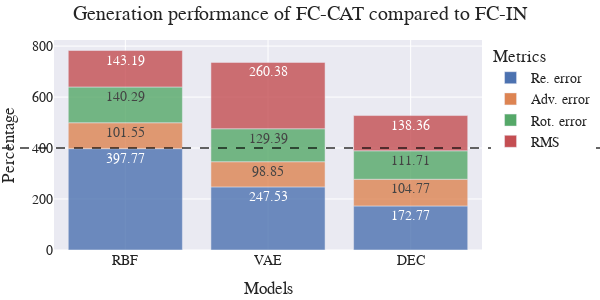

Source (notebook cell):
### Code cell
keys = list(comp_df.keys())
x = [k for k in keys for i in range(4)]
y = []
for k in keys:
    y += [comp_df[k][metric][0][0] for metric in METRICS]
df_formatted = dict(Models=x, Percentage=y, Metrics=METRICS_RENAME*len(keys))
fig = plot_bar(results=df_formatted, title="Generation performance of FC-CAT compared to FC-IN", 
        width=600, add_hline=True, annotation_text="")
save_plot(fig, "img/ref/FC-IN_vs_FC-CAT.svg")
fig.show()

### Figure 1 — Plotly figure (JSON) as saved in the notebook; plotly's stock layout.template omitted (floating-point values rounded to 4 significant figures)
{"data": [{"alignmentgroup": "True", "hovertemplate": "Metrics=Re. error<br>Models=%{x}<br>Percentage=%{text}<extra></extra>", "legendgroup": "Re. error", "marker": {"color": "rgb(76,114,176)", "opacity": 0.8, "pattern": {"shape": ""}}, "name": "Re. error", "offsetgroup": "Re. error", "orientation": "v", "showlegend": true, "text": [397.8, 247.5, 172.8], "textposition": "auto", "type": "bar", "x": ["RBF", "VAE", "DEC"], "xaxis": "x", "y": [397.8, 247.5, 172.8], "yaxis": "y"}, {"alignmentgroup": "True", "hovertemplate": "Metrics=Adv. error<br>Models=%{x}<br>Percentage=%{text}<extra></extra>", "legendgroup": "Adv. error", "marker": {"color": "rgb(221,132,82)", "opacity": 0.8, "pattern": {"shape": ""}}, "name": "Adv. error", "offsetgroup": "Adv. error", "orientation": "v", "showlegend": true, "text": [101.5, 98.85, 104.8], "textposition": "auto", "type": "bar", "x": ["RBF", "VAE", "DEC"], "xaxis": "x", "y": [101.5, 98.85, 104.8], "yaxis": "y"}, {"alignmentgroup": "True", "hovertemplate": "Metrics=Rot. error<br>Models=%{x}<br>Percentage=%{text}<extra></extra>", "legendgroup": "Rot. error", "marker": {"color": "rgb(85,168,104)", "opacity": 0.8, "pattern": {"shape": ""}}, "name": "Rot. error", "offsetgroup": "Rot. error", "orientation": "v", "showlegend": true, "text": [140.3, 129.4, 111.7], "textposition": "auto", "type": "bar", "x": ["RBF", "VAE", "DEC"], "xaxis": "x", "y": [140.3, 129.4, 111.7], "yaxis": "y"}, {"alignmentgroup": "True", "hovertemplate": "Metrics=RMS<br>Models=%{x}<br>Percentage=%{text}<extra></extra>", "legendgroup": "RMS", "marker": {"color": "rgb(196,78,82)", "opacity": 0.8, "pattern": {"shape": ""}}, "name": "RMS", "offsetgroup": "RMS", "orientation": "v", "showlegend": true, "text": [143.2, 260.4, 138.4], "textposition": "auto", "type": "bar", "x": ["RBF", "VAE", "DEC"], "xaxis": "x", "y": [143.2, 260.4, 138.4], "yaxis": "y"}], "layout": {"annotations": [{"showarrow": false, "text": "", "x": 0.5, "xanchor": "center", "xref": "x domain", "y": 400, "yanchor": "bottom", "yref": "y"}], "barmode": "relative", "font": {"family": "Serif", "size": 14}, "height": 300, "legend": {"title": {"text": "Metrics"}, "tracegroupgap": 0}, "margin": {"b": 5, "l": 5, "r": 5, "t": 40}, "shapes": [{"line": {"color": "black", "dash": "dash", "width": 2}, "opacity": 0.6, "type": "line", "x0": -0.5, "x1": 2.5, "xref": "x domain", "y0": 400, "y1": 400, "yref": "y"}], "title": {"text": "Generation performance of FC-CAT compared to FC-IN"}, "width": 600, "xaxis": {"anchor": "y", "domain": [0, 1], "title": {"text": "Models"}}, "yaxis": {"anchor": "x", "domain": [0, 1], "title": {"text": "Percentage"}}}}
